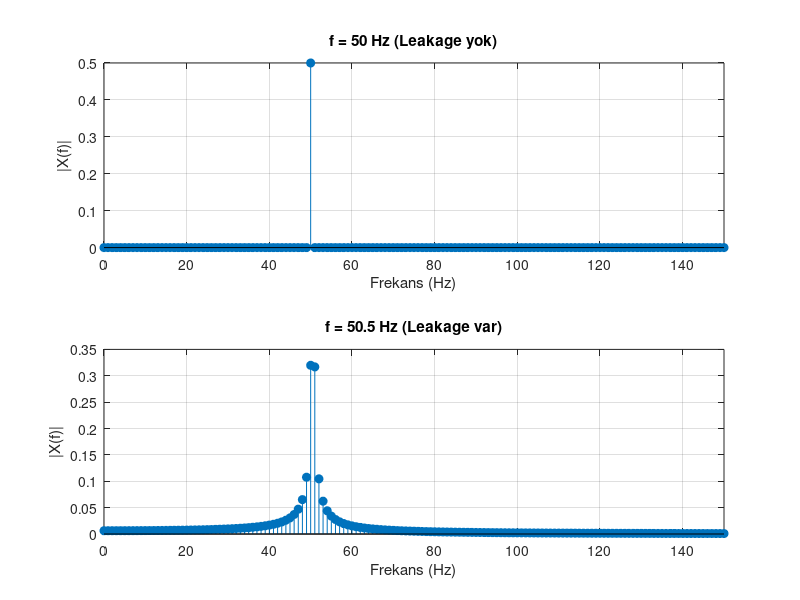
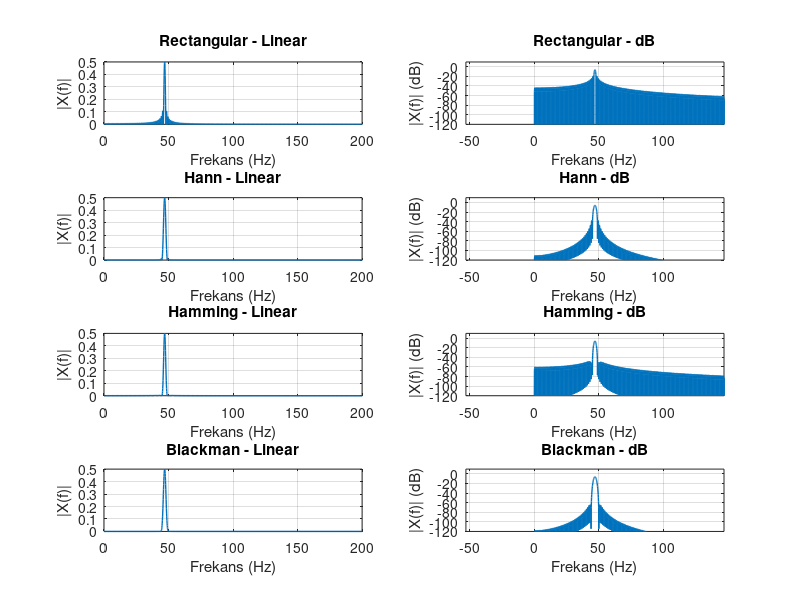
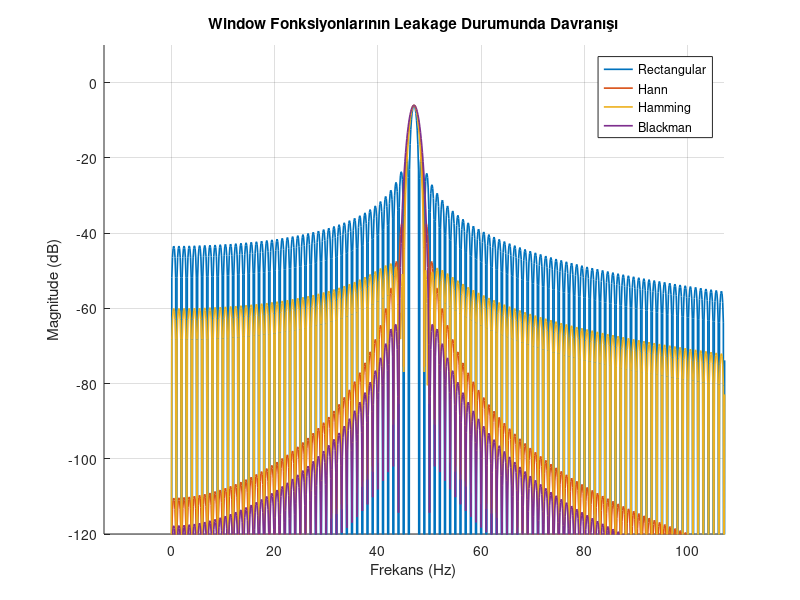

Recreate these plots in MATLAB, in order.
clc; clear; close all;
%% CEMIL KIVANÇ CANKURT-24 December 2025
%% PARAMETERS
fs = 1000;          % Sampling frequency (Hz)
N = 1000;           % Number of samples
t = (0:N-1)/fs;     % Time vector

%% =========================
%% PART 1: DFT BIN MATCHING
%% =========================

f1 = 50;    % exact bin
f2 = 50.5;  % leakage case

x1 = sin(2*pi*f1*t);
x2 = sin(2*pi*f2*t);

X1 = fft(x1);
X2 = fft(x2);

f = (0:N-1)*(fs/N);

figure('Name','PART 1 - Leakage')

subplot(2,1,1)
stem(f, abs(X1)/N, 'filled')
xlim([0 150])
title('f = 50 Hz (Leakage yok)')
xlabel('Frekans (Hz)')
ylabel('|X(f)|')
grid on

subplot(2,1,2)
stem(f, abs(X2)/N, 'filled')
xlim([0 150])
title('f = 50.5 Hz (Leakage var)')
xlabel('Frekans (Hz)')
ylabel('|X(f)|')
grid on


%% =========================
%% PART 2: WINDOW EFFECT
%% =========================

T = 1;
t = 0:1/fs:T-1/fs;
f0 = 47; % leakage case

x = sin(2*pi*f0*t);

% Window functions
w_rect = ones(length(x),1);
w_hann = hann(length(x));
w_hamm = hamming(length(x));
w_black = blackman(length(x));

windows = {w_rect, w_hann, w_hamm, w_black};
w_names = {'Rectangular','Hann','Hamming','Blackman'};

N = length(x);
Nfft = 8*N; % zero padding
f_fft = (0:Nfft/2-1)*(fs/Nfft);

figure('Name','PART 2 - Window Effects')

for k = 1:length(windows)

    w = windows{k};
    xw = x(:).*w;

    % Gain correction
    U = sum(w)/N;

    % FFT
    Xw = fft(xw, Nfft)/N;
    Xw = Xw(1:Nfft/2);

    % Magnitude
    mag = abs(Xw)/U;
    mag_db = 20*log10(mag + eps);

    % Linear plot
    subplot(4,2,2*(k-1)+1)
    plot(f_fft, mag, 'LineWidth',1)
    xlim([0 200])
    grid on
    title([w_names{k} ' - Linear'])
    xlabel('Frekans (Hz)')
    ylabel('|X(f)|')

    % dB plot
    subplot(4,2,2*(k-1)+2)
    plot(f_fft, mag_db, 'LineWidth',1)
    xlim([f0-100 f0+100])
    ylim([-120 10])
    grid on
    title([w_names{k} ' - dB'])
    xlabel('Frekans (Hz)')
    ylabel('|X(f)| (dB)')

end


%% =========================
%% PART 3: WINDOW COMPARISON
%% =========================

figure('Name','PART 3 - Window Comparison')
hold on
grid on

for k = 1:length(windows)

    w = windows{k};
    xw = x(:).*w;

    U = sum(w)/N;

    Xw = fft(xw, Nfft)/N;
    Xw = Xw(1:Nfft/2);

    mag_db = 20*log10(abs(Xw)/U + eps);

    plot(f_fft, mag_db, 'LineWidth',1.2, 'DisplayName', w_names{k})

end

xlim([f0-60 f0+60])
ylim([-120 10])

xlabel('Frekans (Hz)')
ylabel('Magnitude (dB)')
title('Window Fonksiyonlarının Leakage Durumunda Davranışı')

legend('Location','best')
hold off
